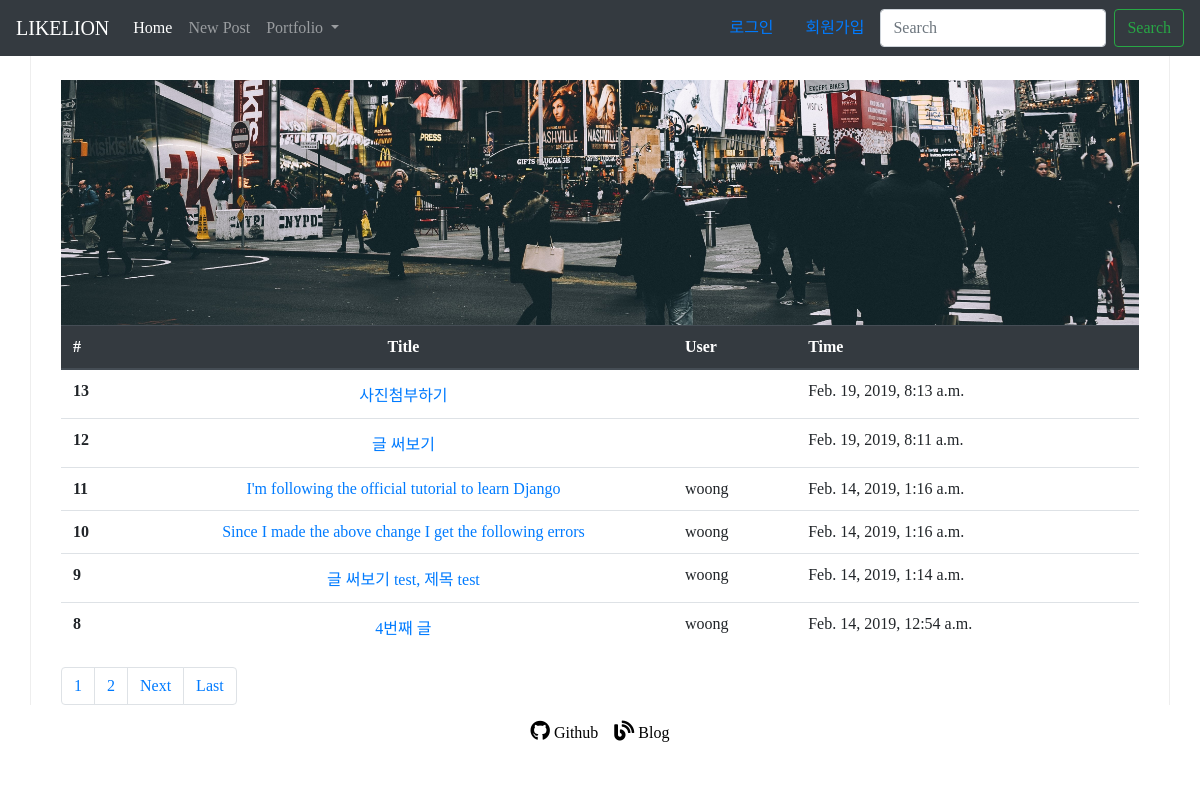
Before: / with the older database file.
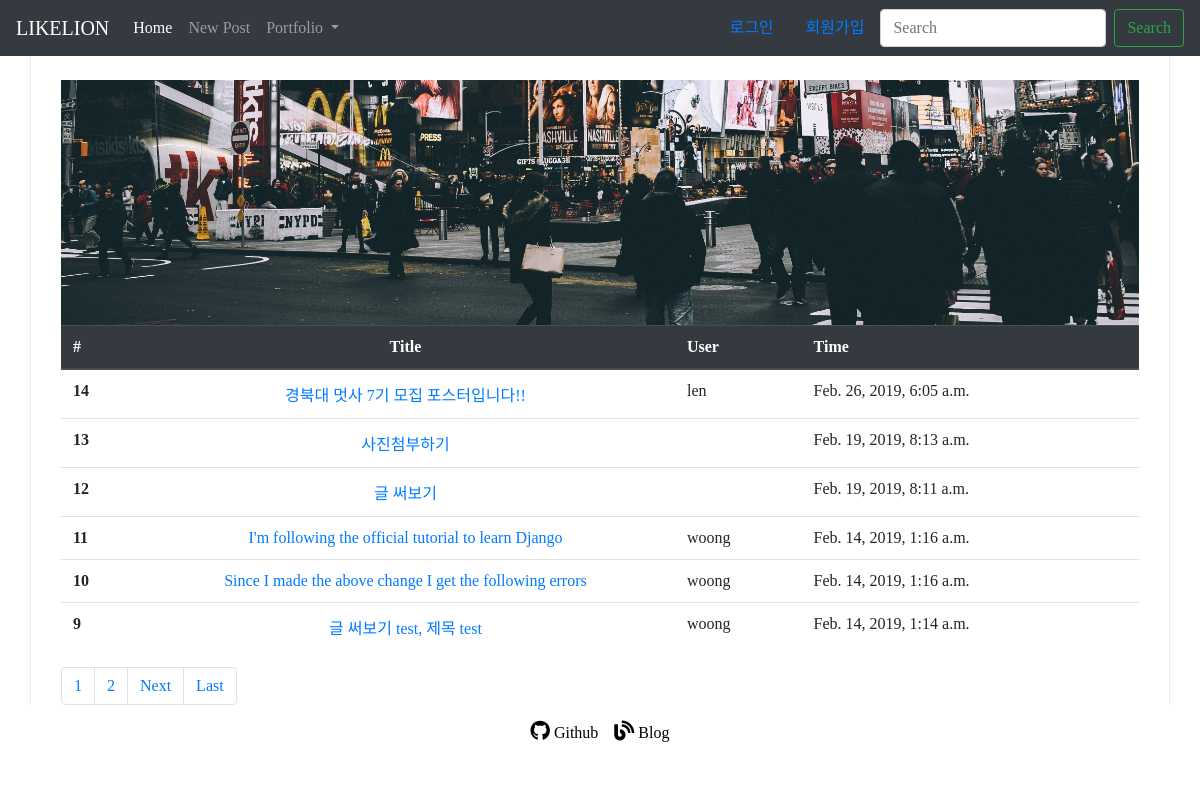
After: the same page with the newer database file.
### blog/models.py (models this page shows, shortened)
class Blog(models.Model):
    title = models.CharField(max_length=200)
    pub_date = models.DateTimeField('date published')
    description = RichTextUploadingField(blank=True,null=True)
    body = models.TextField()
    username = models.CharField(max_length=50)

### blog/views.py (the view)
# urls.py: 2. Add a URL to urlpatterns:  path('', views.home, name='home')
def home(request):
        blogs = Blog.objects
        blog_list = Blog.objects.all().order_by('-id') # 블로그 객체 다 가져오기
        paginator = Paginator(blog_list, 6) # 3개씩 잘라내기
        page = request.GET.get('page') # 페이지 번호 알아오기
        if page is None:
                page = 1
        else:
                page = int(page)
        firstPage= (page//10) * 10 +1   # 페이지 시작
        LastPage= firstPage+10           # 페이지 끝
        posts = paginator.get_page(page) # 페이지 번호 인자로 넘겨주기
        count = [1,2,3]
        if LastPage>posts.paginator.num_pages:
                LastPage=posts.paginator.num_pages+1
        pageRange=range(firstPage,LastPage)
        return render(request, 'home.html', {'blogs' :blogs, 'posts': posts, 'pageRange':pageRange, 'count':count})

### blog/templates/home.html (shortened to what this page needs)
{% extends 'base.html' %}
{% load staticfiles %}
{% block content %}
    <br>
    <div class="container">
            <img src="{% static 'street.jpg' %}" width="100%"  alt="">
            <table class="table">
                <thead class="thead-dark">
                <tr>
                    <th scope="col" >#</th>
                    <th scope="col" style="width:50%; text-align:center;" >Title</th>
                    <th scope="col">User</th>
                    <th scope="col">Time</th>
                </tr>
            </thead>
            <tbody>
                {% for blog in posts %}
                <tr>
                    <th scope="row">{{blog.id}}</th>
                    <td style="width:50%; text-align:center;"><a href="{% url 'detail' blog.id %}"> {{blog.title}} </a></td>
                    <td>{{blog.username}}</td>
                    <td>{{blog.pub_date}}</td>
                </tr>
                {% endfor %}
            </tbody>
        </table>
        <nav aria-label="Page navigation example">
            <ul class="pagination">
                {% for i in pageRange %}
                    <li class="page-item"><a class="page-link" href="?page={{i}}">{{i}}</a></li>
                {% endfor %}
                {% if posts.has_next %}
                <li class="page-item"><a class="page-link" href="?page={{posts.next_page_number}}"">Next</a></li>
                <li class="page-item"><a class="page-link" href="?page={{posts.paginator.num_pages}}">Last</a></li>
                {% endif %}
            </ul>
        </nav>
    </div>
{% endblock %}}

### blogProject/templates/base.html (shortened to what this page needs)
    <link rel="stylesheet" href="https://use.fontawesome.com/releases/v5.7.2/css/all.css">
    <link rel="stylesheet" href="https://stackpath.bootstrapcdn.com/bootstrap/4.2.1/css/bootstrap.min.css">
<body>
    <nav class="navbar navbar-expand-lg navbar-dark bg-dark">
        <a class="navbar-brand" href="#">LIKELION</a>
        <div class="collapse navbar-collapse" id="navbarSupportedContent">
            <ul class="navbar-nav mr-auto">
            <li class="nav-item active">
                <a class="nav-link" href="{% url 'home' %}">Home</a>
            </li>
            <li class="nav-item">
                <a class="nav-link" href="{% url 'newblog' %}">New Post</a>
            </li>
            <li class="nav-item dropdown">
                <a class="nav-link dropdown-toggle" href="{% url 'portfolio'%}" id="navbarDropdown" role="button" data-toggle="dropdown" aria-haspopup="true" aria-expanded="false">
                Portfolio
                </a>
            </li>
            </ul>
            {% if user.is_authenticated %}
                <a class="nav-link" style="color:white;">{{ user.username}}님! 환영합니다 </a>
                <a class="nav-link" href="javascript:{document.getElementById('logout').submit()}">Logout</a>
                    <form id="logout" method="POST" action="{% url 'logout' %}">
                        {% csrf_token %} <input type="hidden" />
                    </form>
            {% else %}
                <a class="nav-link" href="{% url 'login' %}">로그인</a>
                <a class="nav-link" href="{% url 'signup' %}">회원가입</a>
            {% endif %}
            <form class="form-inline my-2 my-lg-0">
            <input class="form-control mr-sm-2" type="search" placeholder="Search" aria-label="Search">
            <button class="btn btn-outline-success my-2 my-sm-0" type="submit">Search</button>
            </form>
        </div>
    </nav>
    <div class="container" style="border-style:groove;border-width: 0px 1px 0px 1px;">
        {% block content %}
        {% endblock %}
    </div>
</body>
<footer>
    <div class="conatiner" style="height:10%;width:100%;background-color: white;text-align: center;">
            <a href="https://github.com/YoonShinWoong" style="color:black;"><i class="fab fa-github" style="font-size:20px;"></i> Github</a> &nbsp;&nbsp;
            <a href="https://woongsin94.tistory.com/" style="color:black;"><i class="fas fa-blog" style="font-size:20px;"></i> Blog </a>
    </div>
</footer>

### blogProject/templates/base.html (style rules this page uses)
body { font-family:'BMJUA'; }

Changed rows visible on the page:
no longer on this page (row unchanged): Blog: id "8", title "4번째 글", username "woong", pub_date "Feb. 14, 2019, 12:54 a.m."
added Blog: id "14", title "경북대 멋사 7기 모집 포스터입니다!!", username "len", pub_date "Feb. 26, 2019, 6:05 a.m."
